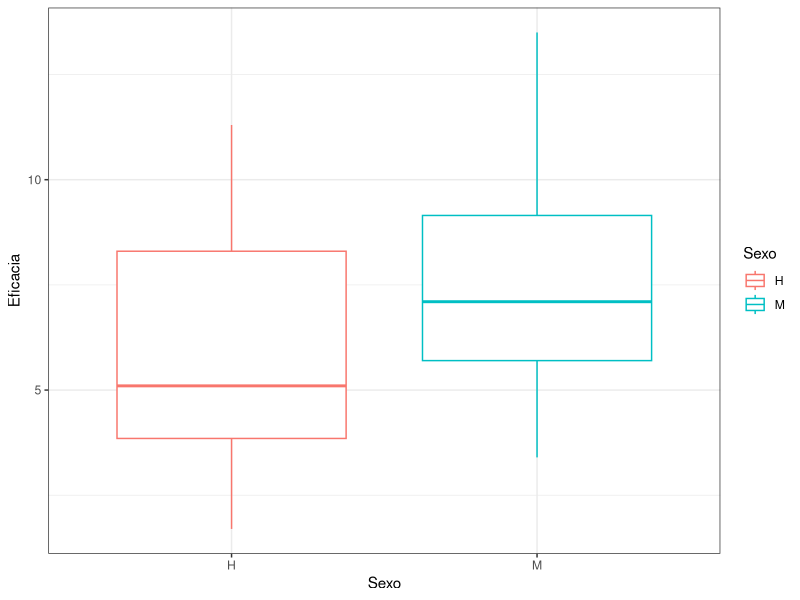
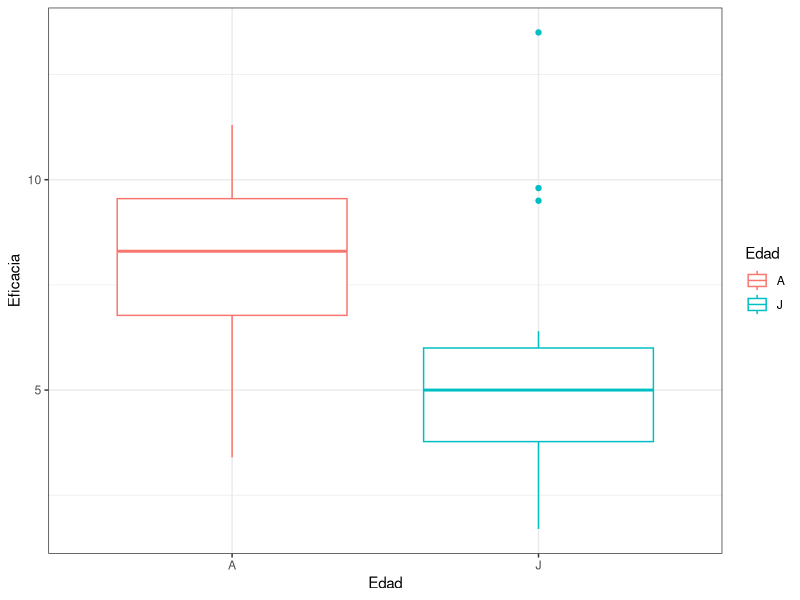
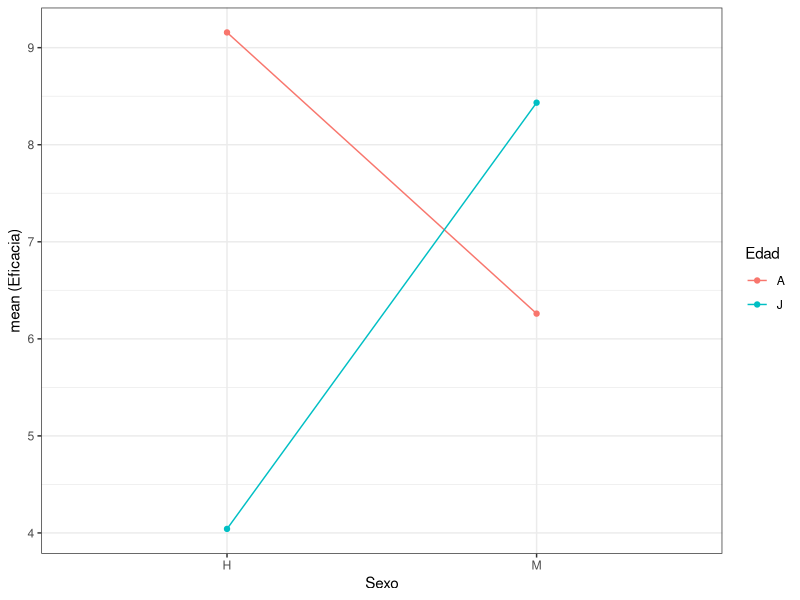
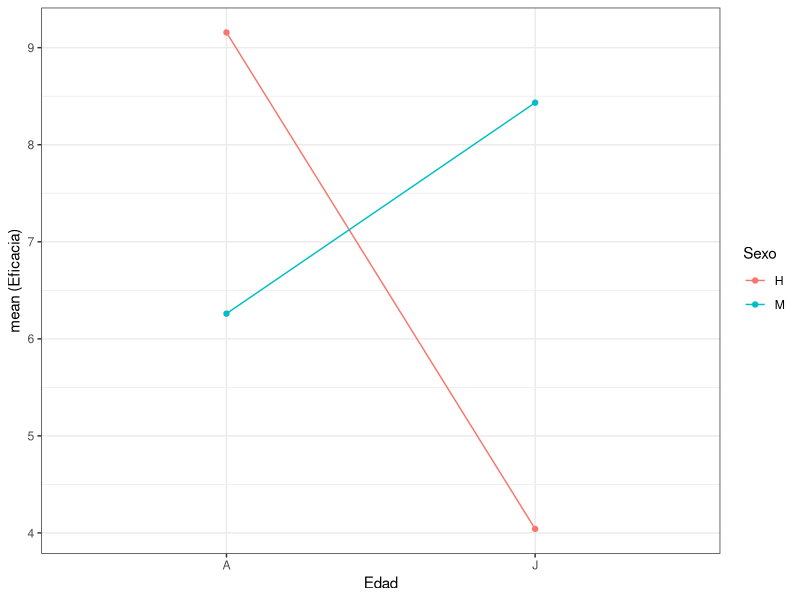
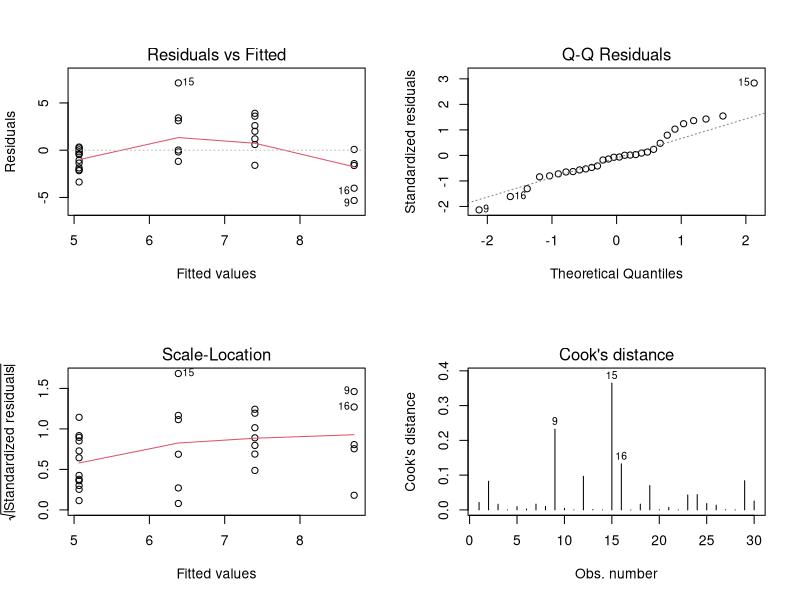

Write R code to recreate these figures, in order.
####### TEMA: MODELO DE ANÁLISIS DE VARIANZA DE DOS FACTORES CON INTERACCIÓN #######
####### EJEMPLO #######

# Definir los datos

Sexo <- c("M", "H", "H", "M", "H", "H", "H", "M", 
          "M", "H", "H", "H", "H", "M", "M", "M", 
          "H", "M", "M", "H", "H", "M", "H", "H", 
          "H", "H", "H", "H", "M", "H")
Edad <- c("A", "A", "A", "A", "A", "A", "J", "J", 
          "A", "J", "J", "A", "J", "J", "J", "A", 
          "J", "A", "J", "J", "J", "J", "A", "J", 
          "J", "J", "J", "J", "J", "A")
Eficacia <- c(7.1, 11.0, 5.8, 8.8, 8.6, 8.0, 3.0, 
              5.2, 3.4, 4.0, 5.3, 11.3, 4.6, 6.4, 
              13.5, 4.7, 5.1, 7.3, 9.5, 5.4, 3.7, 
              6.2, 10.0, 1.7, 2.9, 3.2, 4.7, 4.9, 
              9.8, 9.4)

datos <- data.frame(Sexo = as.factor(Sexo), 
                    Edad = as.factor(Edad), 
                    Eficacia = Eficacia)
print(datos)

## AED - ANÁLISIS EXPLORATORIO DE DATOS

library(ggplot2)
ggplot(data = datos,
       aes(x = Sexo, y = Eficacia, color = Sexo)) +
  geom_boxplot() +
  theme_bw()

ggplot(data = datos,
       aes(x = Edad, y = Eficacia, color = Edad)) +
  geom_boxplot() +
  theme_bw()     

## Gráficas de Interacción

ggplot(data = datos, aes(x = Sexo, y = Eficacia, colour = Edad,
                         group = Edad)) +
  stat_summary(fun = mean, geom = "point") +
  stat_summary(fun = mean, geom = "line") +
  labs(y  =  'mean (Eficacia)') +
  theme_bw()

ggplot(data = datos, aes(x = Edad, y = Eficacia, colour = Sexo,
                         group = Sexo)) +
  stat_summary(fun = mean, geom = "point") +
  stat_summary(fun = mean, geom = "line") +
  labs(y  =  'mean (Eficacia)') +
  theme_bw()

## Aplicar el modelo de dos factores con interacción
## modelo: anova de dos factores

anova <- aov(datos$Eficacia ~ datos$Sexo + datos$Edad)
summary(anova)

# Adecuación del Modelo
par(mfrow = c(2,2))
plot(anova, which = 1:4)

par(mfrow = c(1,1))

residuos<-anova$residuals
datos<-cbind(datos,residuos)
datos

## Supuestos 
## Supuestos de normalidad

require(nortest)
by(data = datos, INDICES = datos$Sexo,FUN = function(x){shapiro.test(x$Eficacia)})
by(data = datos, INDICES = datos$Edad,FUN = function(x){shapiro.test(x$Eficacia)})

## Supuesto de varianzas constantes

require(car)
leveneTest(Eficacia ~ Sexo, datos, 
           center = "median")

leveneTest(Eficacia ~ Edad, datos, 
           center = "median")

## Supuestos de normalidad del residual

require(nortest)
by(data = datos, INDICES = datos$Sexo,FUN = function(x){shapiro.test(x$residuos)})
by(data = datos, INDICES = datos$Edad,FUN = function(x){shapiro.test(x$residuos)})

## Supuesto de varianzas constantes (Residuos)

require(car)
leveneTest(residuos ~ Sexo, datos, 
           center = "median")

leveneTest(residuos ~ Edad, datos, 
           center = "median")

leveneTest(residuos ~ Sexo * Edad,datos,center = "median")
